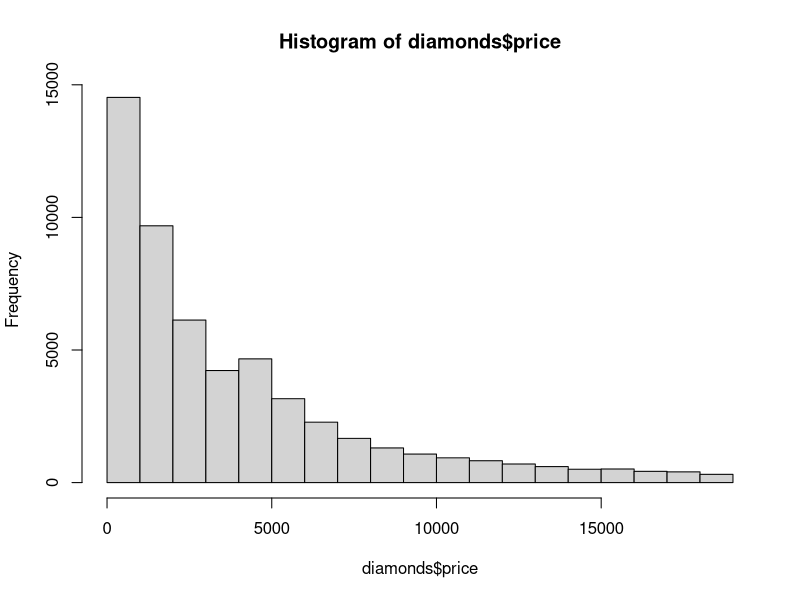
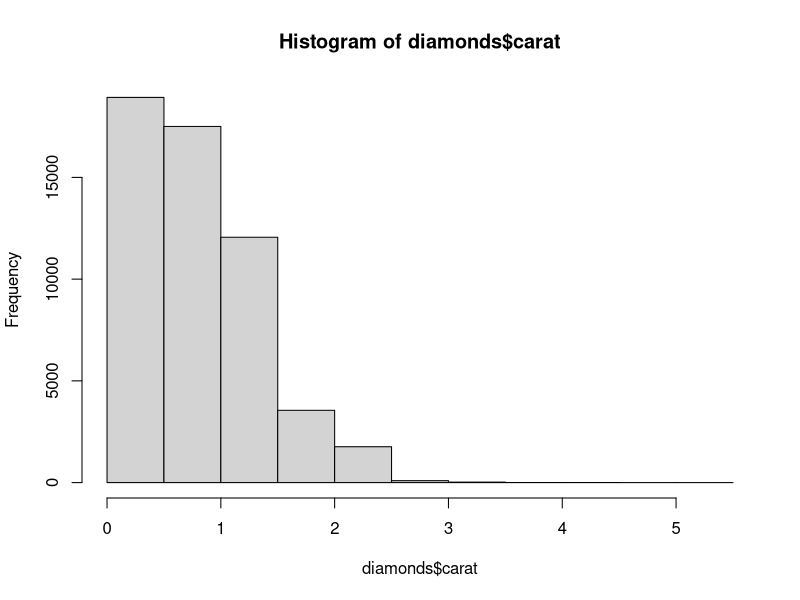
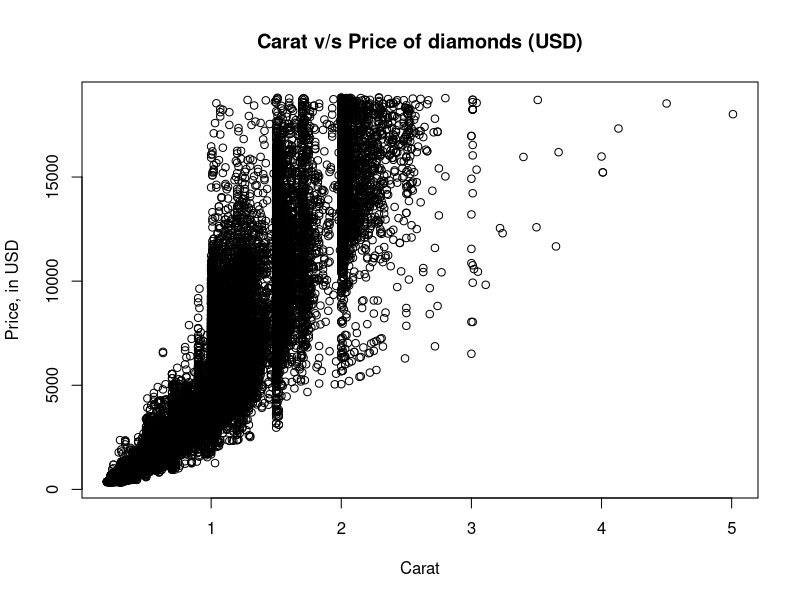
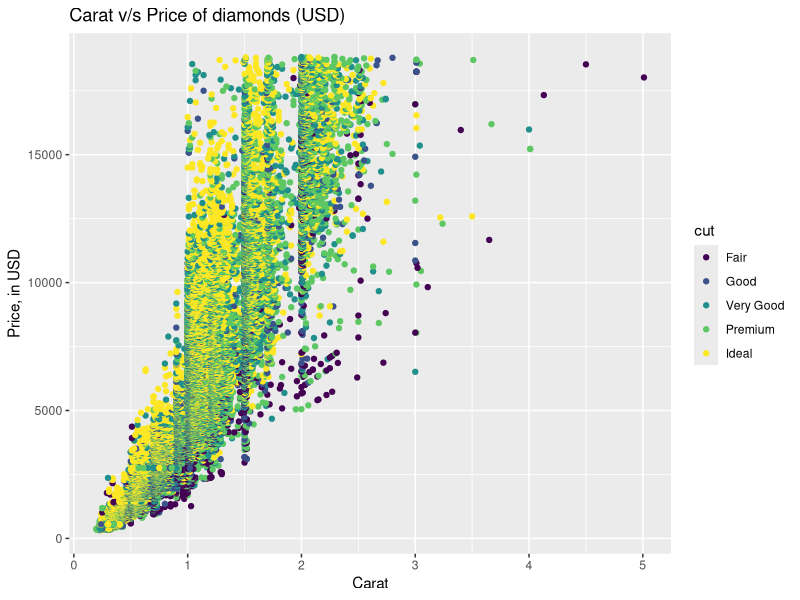
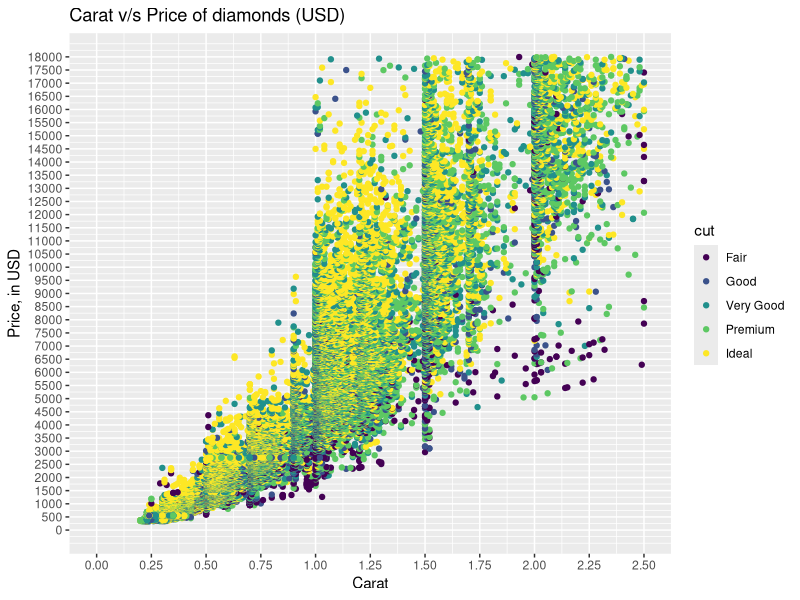
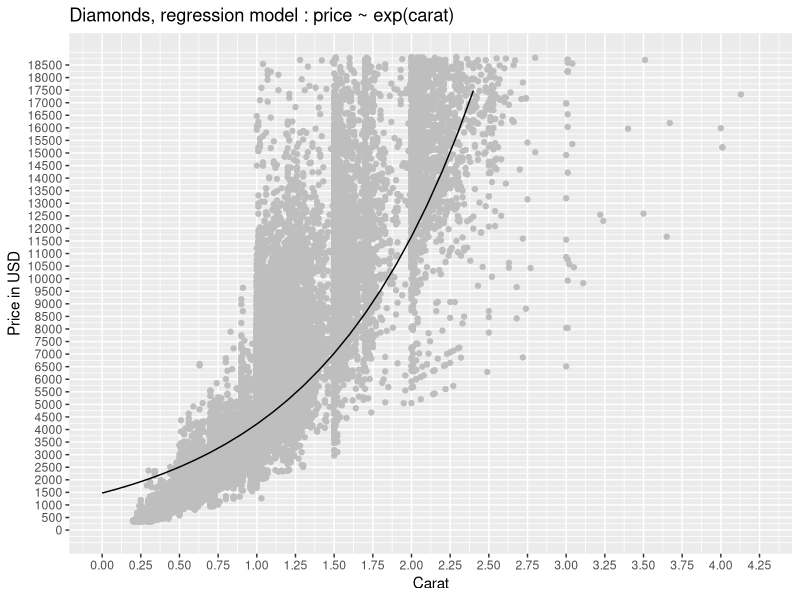

Generate these figures, in order, with R:
## ---- chunk 1
knitr::opts_chunk$set(echo = TRUE)
## ---- chunk 2
library(ggplot2)
## ---- chunk 3
sum(is.na(diamonds))
## ---- chunk 4
colnames(diamonds)
## ---- chunk 5
dim(diamonds)
## ---- chunk 6
summary(diamonds)
## ---- chunk 7
table(diamonds$cut, diamonds$color)
## ---- chunk 8
table(diamonds$cut, diamonds$clarity)
## ---- chunk 9
table(diamonds$color, diamonds$clarity)

## ---- chunk 10
hist(diamonds$price)
## ---- chunk 11
hist(diamonds$carat)
## ---- chunk 12
plot(x = diamonds$carat, y = diamonds$price, xlab = "Carat", ylab = "Price, in USD", main = "Carat v/s Price of diamonds (USD)")
## ---- chunk 13
qplot(data = diamonds, x = carat, y = price, xlab = "Carat", ylab = "Price, in USD", main = "Carat v/s Price of diamonds (USD)", color = cut)
## ---- chunk 14
qplot(data = diamonds, x = carat, y = price, xlab = "Carat", ylab = "Price, in USD", main = "Carat v/s Price of diamonds (USD)", color = cut) + scale_x_continuous(lim = c(0, 2.5), breaks = seq(0, 2.5, 0.25)) + scale_y_continuous(lim = c(0, 18000), breaks = seq(0, 18000, 500))

## ---- chunk 15
test.indices <- sample(1:nrow(diamonds), size = 0.2 * nrow(diamonds))
test <- diamonds[test.indices, ] 
train <- diamonds[-test.indices, ]

# Sanity check
nrow(test) + nrow(train) == nrow(diamonds)
## ---- chunk 16
model <- glm(data = train, formula = price ~ exp(carat))
## ---- chunk 17
xpoints <- seq(0, 5, 0.1)
ypoints <- predict(model, list(carat = xpoints))
plt <- ggplot() + geom_point(data = diamonds, aes(x = carat, y = price), color = "gray") 
plt <- plt + xlab("Carat") + ylab("Price in USD") + ggtitle("Diamonds, regression model : price ~ exp(carat)") 
plt <- plt + geom_line(aes(x = xpoints, y = ypoints))
plt <- plt + scale_x_continuous(lim = c(0, 4.25), breaks = seq(0, 5, 0.25)) 
plt <- plt + scale_y_continuous(lim = c(0, 18823), breaks = seq(0, 18823, 500))
plt
## ---- chunk 18
price.prediction <- predict(model, data = test)
rms.error <- sqrt(sum((price.prediction - test$price) ^ 2) / nrow(test))
rms.error
